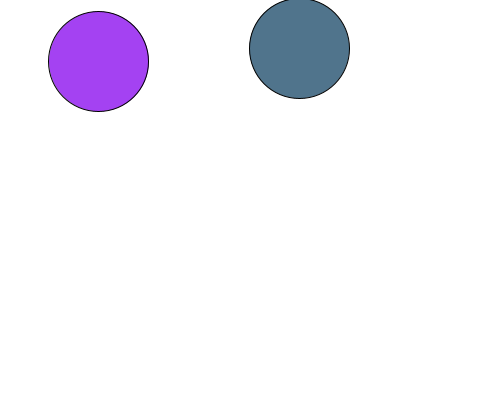
Frame 1 (no input)
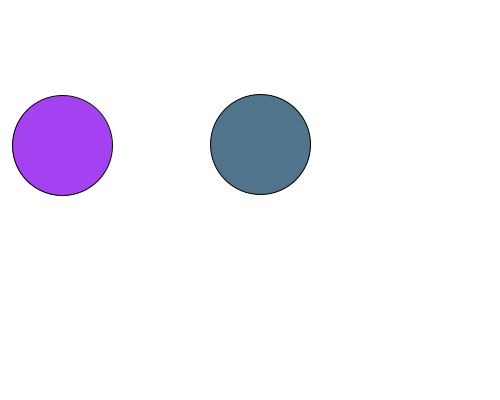
Frame 60 (the mouse pressed at the canvas centre just before this capture)
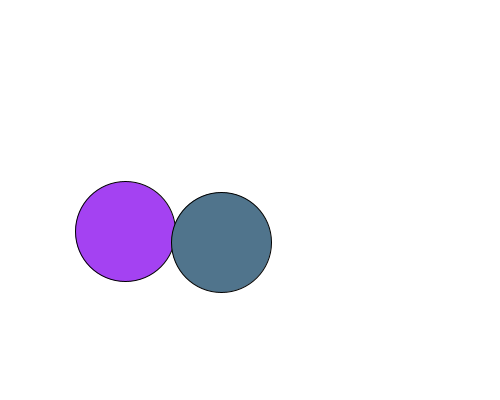
Frame 120 (the mouse held since frame 60 and released just before this capture)

The Processing sketch that drew these frames (run headless with seeded random() and noise(); from frame 60 on, the mouse is pressed at the canvas centre):

// Processing sketch: sketch_260423_day_04_02
// ── sketch_260423_day_04_02.pde
Ball ball1;
Ball ball2;

void setup()
{
  size(500,400);
  ball1 = new Ball (100,60,50, color(random(255),random(255),random(255)));
  ball2 = new Ball (300,50,50,color(random(255),random(255),random(255)));
}
void draw()
{
  background(255);
  ball1.update();
  ball1.display();
  
  ball2.update();
  ball2.display();
 // background (#5A4343);
}


class Ball
{
  float x,y;
  float vx,vy;
  float radius;
  color col;
  
  Ball(float startX ,float startY, float r ,color color1)
  {
    x=startX;
    y=startY;
    radius=r;
    col=color1;
    vx=random(-2,2);
    vy=random(-2,2);
    
  }
 

  
  void update ()
  {
    x= x+vx;
    y= y+vy;
    
    
    if(x- radius < 0 || x + radius > width)
    {
      vx= -vx;
    }
    
    if (y - radius < 0 || y + radius > height )
    {
      vy = -vy;
    }
  }
  
    
    void display()
    {
      fill(col);
      ellipse(x,y,radius *2,radius*2);
  
  }
}

  
  
